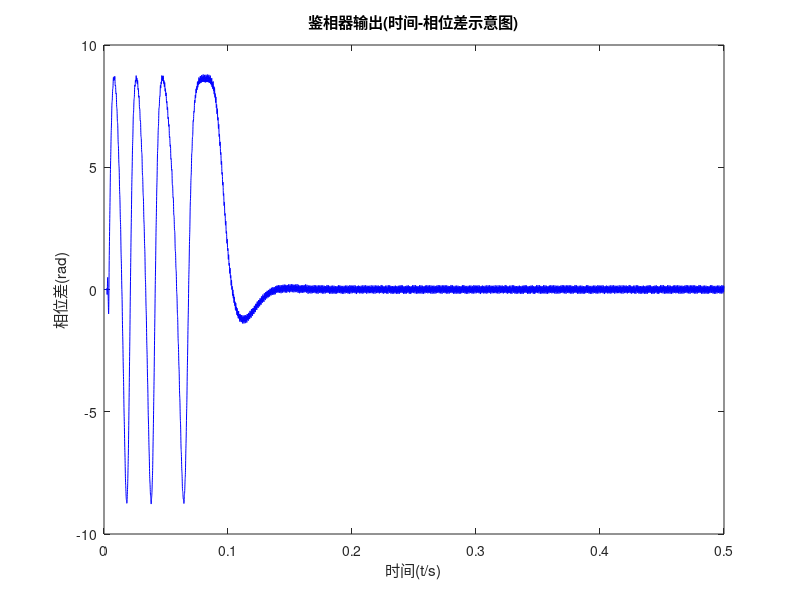
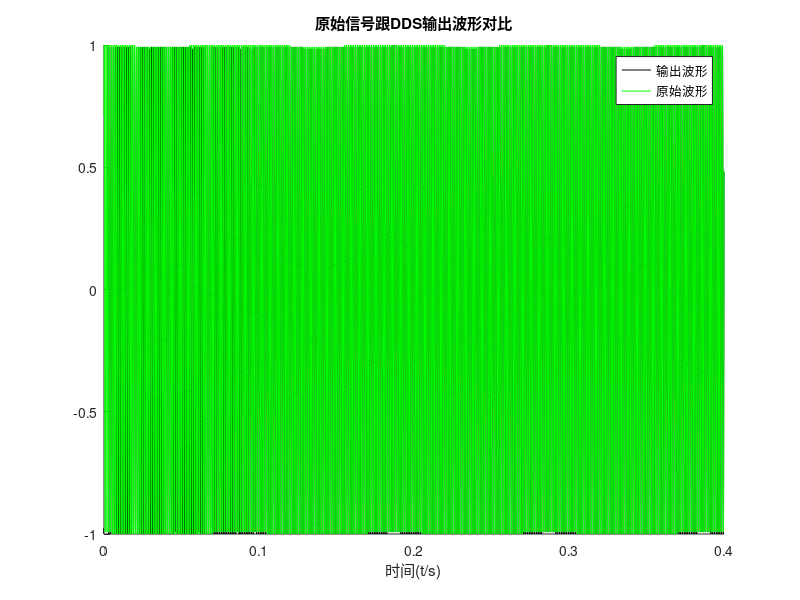
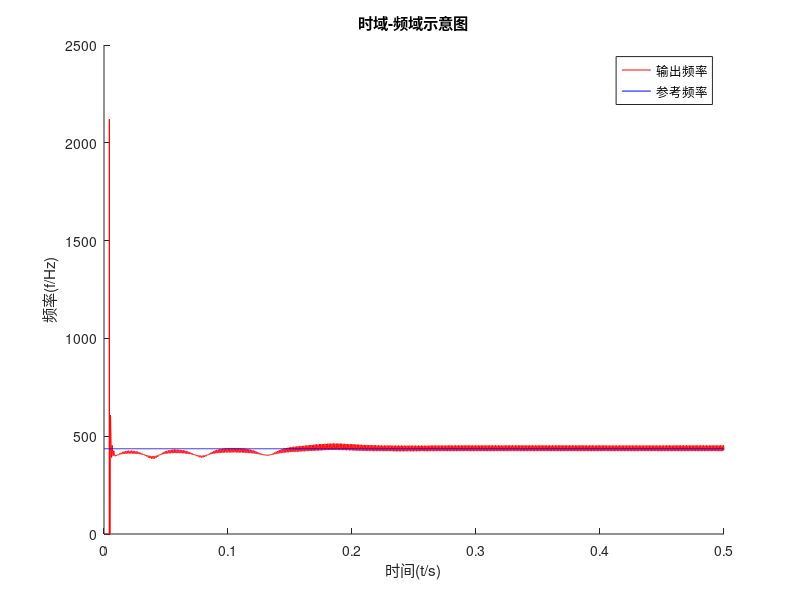
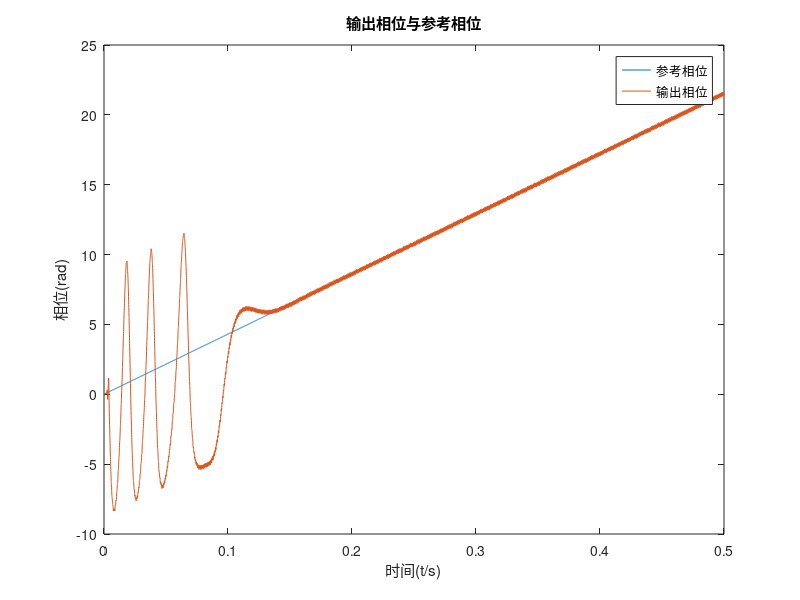

The MATLAB script that drew these images, in order:
% =========================================================================
% 环路增益：K = Kd * K0 * Klpf
% Kd = 1/2 * Ui * U0,鉴相器增益，Ui:输入信号幅值，U0：LLP输出幅值
% K0 = fs/2^Bnco,VCO增益(Hz/V)
% Klpf:低通滤波器增益
% =========================================================================
%% --- 参数初始化 
fs = 10e3;      % 采样频率10KHz
fo = 400;       % LLP固有频率400Hz
df = 35;         % 初始频差Hz
fi = fo + df;   % 信号频率
Bnco = 32;              % 频率累加字位数32Bits
K0 = fs/2^Bnco;         % NCO增益(Hz/V),(频率控制灵敏度)
 
c1 = 2^(-1);     % 环路滤波器系数，在FPGA中为移位运算
c2 = 2^(-9);
 
lfout(1) = 0;    % 环路滤波器输出
temp  = 0;       % 环路滤波器中间变量
 
LLP_Phase_Index = 0;
PFout = 0;
LLP_Phase_init = fo * 2^Bnco / fs;  %初始VCO频率控制字
 
%% --- 产生400Hz正弦波信号
L = 10000;  % 数据长度
N = 8;      % 量化位数
st = 0:1/fs:(L-1)/fs;
si = sin(2*pi*fi*st + pi/4);   % 生成Sin正弦信号
f_si = si/max(abs(si));        % 归一化处理
Q_si = round(f_si * (2^(N-1)-1)); % 量化处理，round取四舍五入
% figure;
% plot(st(1:1000),Q_si(1:1000));
 
%% --- FIR低通滤波器设计
Blpf = 8;                   % 滤波器系数量化
fc  = [300 600];            % 过渡带
band_amplitude = [1 0];     % 窗函数幅度
dev = [0.05 0.05];          % 带内纹波
 
[n,Wn,beta,ftype] = kaiserord(fc,band_amplitude,dev,fs);           % 获取kaiser参数，返回滤波器阶数n，标准化频带边缘 Wn，形状因子beta
h_kaiser = fir1(n,Wn,ftype,kaiser(n+1,beta));           % 获取滤波器系数
qh = round(h_kaiser/max(abs(h_kaiser))*(2^(Blpf-1)-1)); % 滤波器系数量化
qh_max = max(abs(qh));
 
Klpf   = qh_max / max(h_kaiser);   %计算滤波器增益
% sum_qh = sum(abs(qh));
% figure;
% freqz(h_kaiser,1);  %低通滤波器响应
% title('LPF滤波器响应');
 
K = 1/2 * 2^7 * 2^7 * K0 * Klpf;    %环路增益
 
%乘法运算输出信号初值
mult = zeros(1,L);
%鉴相器输出信号初值
pd = zeros(1,L);
lfout(n) = 0; 
lfout(n+1) = 0;
pd(n)=0;
 
f=zeros(1,L);
 
% wn = sqrt(K/t1);
%% --- DDS查找表
SinTableLength = 2^10;   % DDS的sin表的长度1024
SinTableAmp    = 2^7-1;  % DDS的sin表的最大幅度，为8位有符号量化
t = 2*pi*(0:SinTableLength - 1)/SinTableLength;
sin_table = floor(sin(t) * SinTableAmp);
cos_table = floor(cos(t) * SinTableAmp);
%DDS相位累加字为32位，而实际存储表为1024个，需要比列缩减
sin_table_Index_Scale = SinTableLength / (2^Bnco);
 
%% --- 鉴相过程
for i=(1+n):L
 
     DDS_Phase_Index_Table = floor(LLP_Phase_Index * sin_table_Index_Scale) + 1;
     sin_nco(i) = sin_table(DDS_Phase_Index_Table);  %产生本地参考信号的I之路
     cos_nco(i) = cos_table(DDS_Phase_Index_Table);  %产生本地参考信号的Q之路
     
     mult(i) = Q_si(i)*cos_nco(i);   % PD乘法器
     %滤除相乘产生的高频分量
     PFout = filter(qh,1,mult(i-n:i)); %理解滤波器的工作原理，防止错误使用
     len = length(PFout);
     %鉴相器输出
     pd(i) = PFout(len);        
     
     % 计算时频
     y=fft(cos_nco(i-n:i),L);
     [m,p]=max(abs(y));
     f(i)=p*fs/L;
     
     %环路滤波器，（根据环路滤波器传递函数）
     lfout(i) = lfout(i-1) + c1*pd(i) + (c2-c1)*pd(i-1);
     lfout1 = temp + c1*pd(i);
     temp  = temp + c2*pd(i);
    % 查表法索引
    LLP_Phase_Index = LLP_Phase_Index +LLP_Phase_init + lfout1;  % 环路NCO累积，产生本地参考信号
    
    if(LLP_Phase_Index < 0)
        LLP_Phase_Index = 0;
    end
    if(LLP_Phase_Index >= 2^Bnco)
        LLP_Phase_Index = LLP_Phase_Index - 2^Bnco;
    end
end
%% --- 显示
% figure;
% y2=fft(sin_nco);
% p2=angle(y2);
% phase=p2*180/pi;
% plot(phase(1:5000));
% figure;
% plot(lfout*pi/fs/180);
 
figure;
plot(pd/fs/SinTableAmp,'b');
title('鉴相器输出(时间-相位差示意图)');
xlabel('时间(t/s)');ylabel('相位差(rad)');
xticklabels([0:1/10:1]);
 
figure;
hold on;
plot(sin_nco(1:8000)/SinTableAmp,'-k');   % 输出波形
hold on;
plot(Q_si(1:8000)/SinTableAmp,'-g');      % 原始输入信号波形
legend('输出波形', '原始波形')
title('原始信号跟DDS输出波形对比');
xlabel('时间(t/s)');
xticklabels([0:1/10:1]);
 
 
x=zeros(1,L);
z=fft(Q_si,L);
[a,b]=max(abs(z));
x(1:L)=b*fs/L;
 
figure;
hold on;
plot(f(1:5000),'-r');
hold on;
plot(x(1:5000),'-b');
title('时域-频域示意图');
legend('输出频率', '参考频率')
xlabel('时间(t/s)');ylabel('频率(f/Hz)');
xticklabels([0:1/10:1]);
 
figure;
phin = 2*pi*fi*st + pi/4;
 
pvco=phin-pd/fs;
t1 = 1:1:10000;
plot(t1,phin/SinTableAmp,t1,pvco/SinTableAmp)
title('输出相位与参考相位')
legend('参考相位', '输出相位')
xlabel('时间(t/s)');ylabel('相位(rad)');
xticklabels([0:1/10:1]);
 